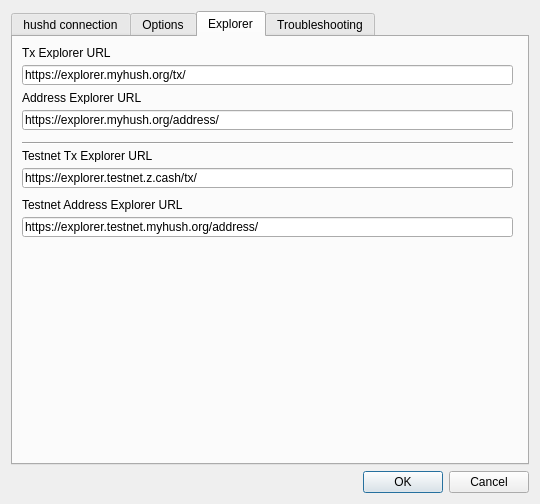
<?xml version="1.0" encoding="UTF-8"?>
<ui version="4.0">
 <class>Settings</class>
 <widget class="QDialog" name="Settings">
  <property name="geometry">
   <rect>
    <x>0</x>
    <y>0</y>
    <width>540</width>
    <height>504</height>
   </rect>
  </property>
  <property name="minimumSize">
   <size>
    <width>540</width>
    <height>500</height>
   </size>
  </property>
  <property name="windowTitle">
   <string>Settings</string>
  </property>
  <property name="modal">
   <bool>true</bool>
  </property>
  <layout class="QVBoxLayout" name="verticalLayout">
   <item>
    <widget class="QTabWidget" name="tabWidget">
     <property name="currentIndex">
      <number>2</number>
     </property>
     <widget class="QWidget" name="tab">
      <attribute name="title">
       <string>hushd connection</string>
      </attribute>
      <layout class="QVBoxLayout" name="verticalLayout_3">
       <item>
        <widget class="QLabel" name="confMsg">
         <property name="text">
          <string notr="true">&lt;html&gt;&lt;head/&gt;&lt;body&gt;&lt;p&gt;&lt;br/&gt;&lt;/p&gt;&lt;/body&gt;&lt;/html&gt;</string>
         </property>
         <property name="textInteractionFlags">
          <set>Qt::LinksAccessibleByMouse|Qt::TextSelectableByMouse</set>
         </property>
        </widget>
       </item>
       <item>
        <widget class="Line" name="line">
         <property name="orientation">
          <enum>Qt::Horizontal</enum>
         </property>
        </widget>
       </item>
       <item>
        <widget class="QLabel" name="label">
         <property name="minimumSize">
          <size>
           <width>60</width>
           <height>0</height>
          </size>
         </property>
         <property name="text">
          <string>Host</string>
         </property>
        </widget>
       </item>
       <item>
        <widget class="QLineEdit" name="hostname">
         <property name="placeholderText">
          <string/>
         </property>
        </widget>
       </item>
       <item>
        <widget class="QLabel" name="label_2">
         <property name="minimumSize">
          <size>
           <width>60</width>
           <height>0</height>
          </size>
         </property>
         <property name="text">
          <string>Port</string>
         </property>
        </widget>
       </item>
       <item>
        <widget class="QLineEdit" name="port">
         <property name="placeholderText">
          <string/>
         </property>
        </widget>
       </item>
       <item>
        <widget class="QLabel" name="label_3">
         <property name="minimumSize">
          <size>
           <width>60</width>
           <height>0</height>
          </size>
         </property>
         <property name="text">
          <string>RPC Username</string>
         </property>
        </widget>
       </item>
       <item>
        <widget class="QLineEdit" name="rpcuser"/>
       </item>
       <item>
        <widget class="QLabel" name="label_4">
         <property name="minimumSize">
          <size>
           <width>60</width>
           <height>0</height>
          </size>
         </property>
         <property name="text">
          <string>RPC Password</string>
         </property>
        </widget>
       </item>
       <item>
        <widget class="QLineEdit" name="rpcpassword"/>
       </item>
       <item>
        <layout class="QVBoxLayout" name="verticalLayout_2"/>
       </item>
       <item>
        <spacer name="verticalSpacer">
         <property name="orientation">
          <enum>Qt::Vertical</enum>
         </property>
         <property name="sizeHint" stdset="0">
          <size>
           <width>20</width>
           <height>40</height>
          </size>
         </property>
        </spacer>
       </item>
      </layout>
     </widget>
     <widget class="QWidget" name="tab_2">
      <attribute name="title">
       <string>Options</string>
      </attribute>
      <layout class="QGridLayout" name="gridLayout">
       <item row="15" column="0">
        <widget class="QLabel" name="label_20">
         <property name="sizePolicy">
          <sizepolicy hsizetype="Preferred" vsizetype="Preferred">
           <horstretch>0</horstretch>
           <verstretch>0</verstretch>
          </sizepolicy>
         </property>
         <property name="text">
          <string>Theme</string>
         </property>
         <property name="alignment">
          <set>Qt::AlignRight|Qt::AlignTrailing|Qt::AlignVCenter</set>
         </property>
        </widget>
       </item>
       <item row="15" column="1">
        <widget class="QComboBox" name="comboBoxTheme">
         <property name="sizePolicy">
          <sizepolicy hsizetype="MinimumExpanding" vsizetype="Fixed">
           <horstretch>0</horstretch>
           <verstretch>0</verstretch>
          </sizepolicy>
         </property>
         <item>
          <property name="text">
           <string>default</string>
          </property>
         </item>
         <item>
          <property name="text">
           <string>blue</string>
          </property>
         </item>
         <item>
          <property name="text">
           <string>light</string>
          </property>
         </item>
         <item>
          <property name="text">
           <string>dark</string>
          </property>
         </item>
        </widget>
       </item>
       <item row="14" column="0" colspan="2">
        <spacer name="verticalSpacer_2">
         <property name="orientation">
          <enum>Qt::Vertical</enum>
         </property>
         <property name="sizeHint" stdset="0">
          <size>
           <width>20</width>
           <height>40</height>
          </size>
         </property>
        </spacer>
       </item>
       <item row="2" column="0">
        <spacer name="horizontalSpacer">
         <property name="orientation">
          <enum>Qt::Horizontal</enum>
         </property>
         <property name="sizeHint" stdset="0">
          <size>
           <width>40</width>
           <height>20</height>
          </size>
         </property>
        </spacer>
       </item>
       <item row="7" column="0">
        <widget class="QCheckBox" name="chkTor">
         <property name="text">
          <string>Connect via Tor</string>
         </property>
        </widget>
       </item>
       <item row="9" column="0" colspan="2">
        <widget class="QCheckBox" name="chkCheckUpdates">
         <property name="text">
          <string>Check github for updates at startup</string>
         </property>
        </widget>
       </item>
       <item row="13" column="0" colspan="2">
        <widget class="Line" name="line_2">
         <property name="orientation">
          <enum>Qt::Horizontal</enum>
         </property>
        </widget>
       </item>
       <item row="0" column="0" colspan="2">
        <widget class="QCheckBox" name="chkSaveTxs">
         <property name="text">
          <string>Remember shielded transactions</string>
         </property>
        </widget>
       </item>
       <item row="6" column="0" colspan="2">
        <widget class="QLabel" name="label_7">
         <property name="text">
          <string>Normally, change from t-Addresses goes to another t-Address. Checking this option will send the change to your shielded sapling address instead. Check this option to increase your privacy.</string>
         </property>
         <property name="wordWrap">
          <bool>true</bool>
         </property>
        </widget>
       </item>
       <item row="4" column="0" colspan="2">
        <widget class="QLabel" name="label_6">
         <property name="text">
          <string>Allow overriding the default fees when sending transactions. Enabling this option may compromise your privacy since fees are transparent. </string>
         </property>
         <property name="wordWrap">
          <bool>true</bool>
         </property>
        </widget>
       </item>
       <item row="2" column="1">
        <widget class="QPushButton" name="btnClearSaved">
         <property name="text">
          <string>Clear History</string>
         </property>
        </widget>
       </item>
       <item row="1" column="0" colspan="2">
        <widget class="QLabel" name="label_5">
         <property name="text">
          <string>Shielded transactions are saved locally and shown in the transactions tab.  If you uncheck this, shielded transactions will not appear in the transactions tab.</string>
         </property>
         <property name="wordWrap">
          <bool>true</bool>
         </property>
        </widget>
       </item>
       <item row="3" column="0">
        <widget class="QCheckBox" name="chkCustomFees">
         <property name="text">
          <string>Allow custom fees</string>
         </property>
        </widget>
       </item>
       <item row="5" column="0" colspan="2">
        <widget class="QCheckBox" name="chkAutoShield">
         <property name="text">
          <string>Shield change from t-Addresses to your sapling address</string>
         </property>
        </widget>
       </item>
       <item row="8" column="0" colspan="2">
        <widget class="QLabel" name="lblTor">
         <property name="text">
          <string>Connect to the Tor network via SOCKS proxy running on 127.0.0.1:9050. Please note that you'll have to install and run the Tor service externally.</string>
         </property>
         <property name="wordWrap">
          <bool>true</bool>
         </property>
        </widget>
       </item>
       <item row="10" column="0" colspan="2">
        <widget class="QLabel" name="label_8">
         <property name="text">
          <string>Connect to github on startup to check for updates</string>
         </property>
        </widget>
       </item>
       <item row="12" column="0" colspan="2">
        <widget class="QLabel" name="label_10">
         <property name="text">
          <string>Connect to the internet to fetch HUSH prices</string>
         </property>
        </widget>
       </item>
       <item row="11" column="0" colspan="2">
        <widget class="QCheckBox" name="chkFetchPrices">
         <property name="text">
          <string>Fetch HUSH / USD prices</string>
         </property>
        </widget>
       </item>
      </layout>
     </widget>
     <widget class="QWidget" name="tab_4">
      <attribute name="title">
       <string>Explorer</string>
      </attribute>
      <widget class="QLabel" name="label_14">
       <property name="geometry">
        <rect>
         <x>9</x>
         <y>9</y>
         <width>491</width>
         <height>13</height>
        </rect>
       </property>
       <property name="text">
        <string>Tx Explorer URL</string>
       </property>
      </widget>
      <widget class="Line" name="line_5">
       <property name="geometry">
        <rect>
         <x>9</x>
         <y>105</y>
         <width>491</width>
         <height>3</height>
        </rect>
       </property>
       <property name="orientation">
        <enum>Qt::Horizontal</enum>
       </property>
      </widget>
      <widget class="QLineEdit" name="txExplorerUrl">
       <property name="geometry">
        <rect>
         <x>9</x>
         <y>28</y>
         <width>491</width>
         <height>20</height>
        </rect>
       </property>
       <property name="text">
        <string notr="true">https://explorer.myhush.org/tx/</string>
       </property>
      </widget>
      <widget class="QLabel" name="label_15">
       <property name="geometry">
        <rect>
         <x>9</x>
         <y>54</y>
         <width>491</width>
         <height>13</height>
        </rect>
       </property>
       <property name="text">
        <string>Address Explorer URL</string>
       </property>
      </widget>
      <widget class="QLineEdit" name="addressExplorerUrl">
       <property name="geometry">
        <rect>
         <x>9</x>
         <y>73</y>
         <width>491</width>
         <height>20</height>
        </rect>
       </property>
       <property name="text">
        <string notr="true">https://explorer.myhush.org/address/</string>
       </property>
      </widget>
      <widget class="QLabel" name="label_16">
       <property name="geometry">
        <rect>
         <x>9</x>
         <y>112</y>
         <width>491</width>
         <height>13</height>
        </rect>
       </property>
       <property name="text">
        <string>Testnet Tx Explorer URL</string>
       </property>
      </widget>
      <widget class="QLineEdit" name="testnetTxExplorerUrl">
       <property name="geometry">
        <rect>
         <x>9</x>
         <y>131</y>
         <width>491</width>
         <height>20</height>
        </rect>
       </property>
       <property name="text">
        <string notr="true">https://explorer.testnet.z.cash/tx/</string>
       </property>
      </widget>
      <widget class="QLabel" name="label_17">
       <property name="geometry">
        <rect>
         <x>9</x>
         <y>160</y>
         <width>501</width>
         <height>16</height>
        </rect>
       </property>
       <property name="text">
        <string>Testnet Address Explorer URL</string>
       </property>
      </widget>
      <widget class="QLineEdit" name="testnetAddressExplorerUrl">
       <property name="geometry">
        <rect>
         <x>9</x>
         <y>180</y>
         <width>491</width>
         <height>20</height>
        </rect>
       </property>
       <property name="text">
        <string notr="true">https://explorer.testnet.myhush.org/address/</string>
       </property>
      </widget>
     </widget>
     <widget class="QWidget" name="tab_3">
      <attribute name="title">
       <string>Troubleshooting</string>
      </attribute>
      <layout class="QGridLayout" name="gridLayout_2">
       <item row="5" column="0">
        <widget class="QCheckBox" name="chkReindex">
         <property name="text">
          <string>Reindex</string>
         </property>
        </widget>
       </item>
       <item row="1" column="0">
        <widget class="QLabel" name="label_9">
         <property name="text">
          <string>Rescan the blockchain for any missing wallet transactions and to correct your wallet balance. This may take several hours. You need to restart ZushDragon for this to take effect</string>
         </property>
         <property name="wordWrap">
          <bool>true</bool>
         </property>
        </widget>
       </item>
       <item row="0" column="0">
        <widget class="QCheckBox" name="chkRescan">
         <property name="text">
          <string>Rescan</string>
         </property>
        </widget>
       </item>
       <item row="2" column="0">
        <widget class="Line" name="line_3">
         <property name="orientation">
          <enum>Qt::Horizontal</enum>
         </property>
        </widget>
       </item>
       <item row="9" column="0">
        <spacer name="verticalSpacer_3">
         <property name="orientation">
          <enum>Qt::Vertical</enum>
         </property>
         <property name="sizeHint" stdset="0">
          <size>
           <width>20</width>
           <height>40</height>
          </size>
         </property>
        </spacer>
       </item>
       <item row="2" column="0">
        <widget class="QLabel" name="label_12">
         <property name="text">
          <string/>
         </property>
        </widget>
       </item>
       <item row="6" column="0">
        <widget class="QLabel" name="label_11">
         <property name="text">
          <string>Rebuild the entire blockchain from the genesis block, by rescanning all the block files. This may take several hours to days, depending on your hardware. You need to restart ZushDragon for this to take effect</string>
         </property>
         <property name="wordWrap">
          <bool>true</bool>
         </property>
        </widget>
       </item>
       <item row="8" column="0">
        <widget class="Line" name="line_4">
         <property name="orientation">
          <enum>Qt::Horizontal</enum>
         </property>
        </widget>
       </item>
       <item row="7" column="0">
        <widget class="QLabel" name="label_13">
         <property name="text">
          <string/>
         </property>
        </widget>
       </item>
      </layout>
     </widget>
    </widget>
   </item>
   <item>
    <widget class="QDialogButtonBox" name="buttonBox">
     <property name="orientation">
      <enum>Qt::Horizontal</enum>
     </property>
     <property name="standardButtons">
      <set>QDialogButtonBox::Cancel|QDialogButtonBox::Ok</set>
     </property>
    </widget>
   </item>
  </layout>
 </widget>
 <resources/>
 <connections>
  <connection>
   <sender>buttonBox</sender>
   <signal>accepted()</signal>
   <receiver>Settings</receiver>
   <slot>accept()</slot>
   <hints>
    <hint type="sourcelabel">
     <x>248</x>
     <y>254</y>
    </hint>
    <hint type="destinationlabel">
     <x>157</x>
     <y>274</y>
    </hint>
   </hints>
  </connection>
  <connection>
   <sender>buttonBox</sender>
   <signal>rejected()</signal>
   <receiver>Settings</receiver>
   <slot>reject()</slot>
   <hints>
    <hint type="sourcelabel">
     <x>316</x>
     <y>260</y>
    </hint>
    <hint type="destinationlabel">
     <x>286</x>
     <y>274</y>
    </hint>
   </hints>
  </connection>
 </connections>
</ui>
